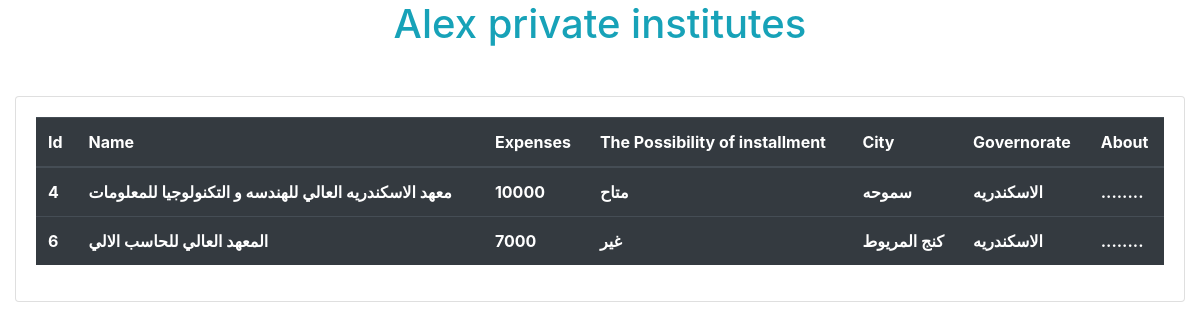
/Alexendreia.php, run on the app's committed database.
### Alexendreia.php (the view, shortened to what this page needs)
<?php
$mydata="private istitutes";
$localhost="localhost";
$user_name="root";
$password="";
$Mysql=mysqli_connect ( $localhost , $user_name , $password , $mydata);
$_SelectAlex = " SELECT * FROM `the institutes` WHERE `governorate`= 'الاسكندريه' ";
$the_select_Alex=mysqli_query($Mysql,$_SelectAlex);
?>
<!DOCTYPE html>
<html lang="en">
<head>
    <link rel="stylesheet" href="./css/style.css">
    <link rel="stylesheet" href="./The css Bootstrab/bootstrap.css">
</head>
<body>
<h1 class="text-info text-center"> Alex private institutes</h1>
    <div class="container col-12 my-5">
        <div class="card">
            <div class="card-body">
                <table class="table table-dark">
                <thead>
                    <tr>
                        <th>Id</th>
                        <th>Name</th>
                        <th>Expenses</th>
                        <th>The Possibility of installment</th>
                        <th>City</th>
                        <th>Governorate</th>
                        <th>About</th>
                    </tr>
                </thead>
                    <tbody>
                    <?php foreach ( $the_select_Alex as $data){ ?>
                    <tr>
                          <th><?php echo $data['id'] ?></th>
                          <th><?php echo $data['name'] ?></th>
                          <th><?php echo $data['expenses'] ?></th>
                          <th><?php echo $data['the possibility of installment'] ?></th>
                          <th><?php echo $data['city'] ?></th>
                          <th><?php echo $data['governorate'] ?></th>
                          <th><?php echo $data['about'] ?></th>
                        </tr>
                    <?php } ?>
                </tbody>
                </table>
            </div>
        </div>
    </div>
</body>
</html>

### css/style.css (style rules this page uses)
* { margin: 0; padding: 0; }

### data on the page
the institutes: id "4", name "معهد الاسكندريه العالي للهندسه و التكنولوجيا للمعلومات", expenses "10000", the possibility of installment "متاح", city "سموحه", governorate "الاسكندريه", about "........"
the institutes: id "6", name "المعهد العالي للحاسب الالي", expenses "7000", the possibility of installment "غير", city "كنج المريوط", governorate "الاسكندريه", about "........"
